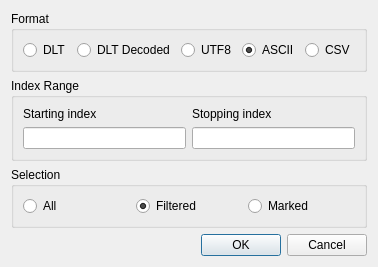
<?xml version="1.0" encoding="UTF-8"?>
<ui version="4.0">
 <class>ExporterDialog</class>
 <widget class="QDialog" name="ExporterDialog">
  <property name="geometry">
   <rect>
    <x>0</x>
    <y>0</y>
    <width>331</width>
    <height>249</height>
   </rect>
  </property>
  <property name="windowTitle">
   <string>DLT Exporter</string>
  </property>
  <layout class="QVBoxLayout" name="verticalLayout">
   <item>
    <widget class="QGroupBox" name="groupBox">
     <property name="title">
      <string>Format</string>
     </property>
     <layout class="QHBoxLayout" name="horizontalLayout">
      <item>
       <widget class="QRadioButton" name="radioButtonDlt">
        <property name="text">
         <string>DLT</string>
        </property>
        <property name="checked">
         <bool>false</bool>
        </property>
       </widget>
      </item>
      <item>
       <widget class="QRadioButton" name="radioButtonDltDecoded">
        <property name="text">
         <string>DLT Decoded</string>
        </property>
       </widget>
      </item>
      <item>
       <widget class="QRadioButton" name="radioButtonUTF8">
        <property name="text">
         <string>UTF8</string>
        </property>
       </widget>
      </item>
      <item>
       <widget class="QRadioButton" name="radioButtonAscii">
        <property name="text">
         <string>ASCII</string>
        </property>
        <property name="checked">
         <bool>true</bool>
        </property>
       </widget>
      </item>
      <item>
       <widget class="QRadioButton" name="radioButtonCsv">
        <property name="text">
         <string>CSV</string>
        </property>
       </widget>
      </item>
     </layout>
    </widget>
   </item>
   <item>
    <widget class="QGroupBox" name="groupBox_3">
     <property name="title">
      <string>Index Range</string>
     </property>
     <layout class="QGridLayout" name="gridLayout">
      <item row="0" column="0">
       <widget class="QLabel" name="label">
        <property name="text">
         <string>Starting index</string>
        </property>
       </widget>
      </item>
      <item row="1" column="0">
       <widget class="QLineEdit" name="startindex"/>
      </item>
      <item row="1" column="1">
       <widget class="QLineEdit" name="stopindex"/>
      </item>
      <item row="0" column="1">
       <widget class="QLabel" name="label_2">
        <property name="text">
         <string>Stopping index</string>
        </property>
       </widget>
      </item>
     </layout>
    </widget>
   </item>
   <item>
    <widget class="QGroupBox" name="groupBox_2">
     <property name="title">
      <string>Selection</string>
     </property>
     <layout class="QHBoxLayout" name="horizontalLayout_2">
      <item>
       <widget class="QRadioButton" name="radioButtonAll">
        <property name="text">
         <string>All</string>
        </property>
        <property name="checked">
         <bool>false</bool>
        </property>
       </widget>
      </item>
      <item>
       <widget class="QRadioButton" name="radioButtonFiltered">
        <property name="text">
         <string>Filtered</string>
        </property>
        <property name="checked">
         <bool>true</bool>
        </property>
       </widget>
      </item>
      <item>
       <widget class="QRadioButton" name="radioButtonSelection">
        <property name="text">
         <string>Marked</string>
        </property>
       </widget>
      </item>
     </layout>
    </widget>
   </item>
   <item>
    <widget class="QDialogButtonBox" name="buttonBox">
     <property name="orientation">
      <enum>Qt::Horizontal</enum>
     </property>
     <property name="standardButtons">
      <set>QDialogButtonBox::Cancel|QDialogButtonBox::Ok</set>
     </property>
    </widget>
   </item>
  </layout>
 </widget>
 <resources/>
 <connections>
  <connection>
   <sender>buttonBox</sender>
   <signal>accepted()</signal>
   <receiver>ExporterDialog</receiver>
   <slot>accept()</slot>
   <hints>
    <hint type="sourcelabel">
     <x>248</x>
     <y>254</y>
    </hint>
    <hint type="destinationlabel">
     <x>157</x>
     <y>274</y>
    </hint>
   </hints>
  </connection>
  <connection>
   <sender>buttonBox</sender>
   <signal>rejected()</signal>
   <receiver>ExporterDialog</receiver>
   <slot>reject()</slot>
   <hints>
    <hint type="sourcelabel">
     <x>316</x>
     <y>260</y>
    </hint>
    <hint type="destinationlabel">
     <x>286</x>
     <y>274</y>
    </hint>
   </hints>
  </connection>
 </connections>
</ui>
